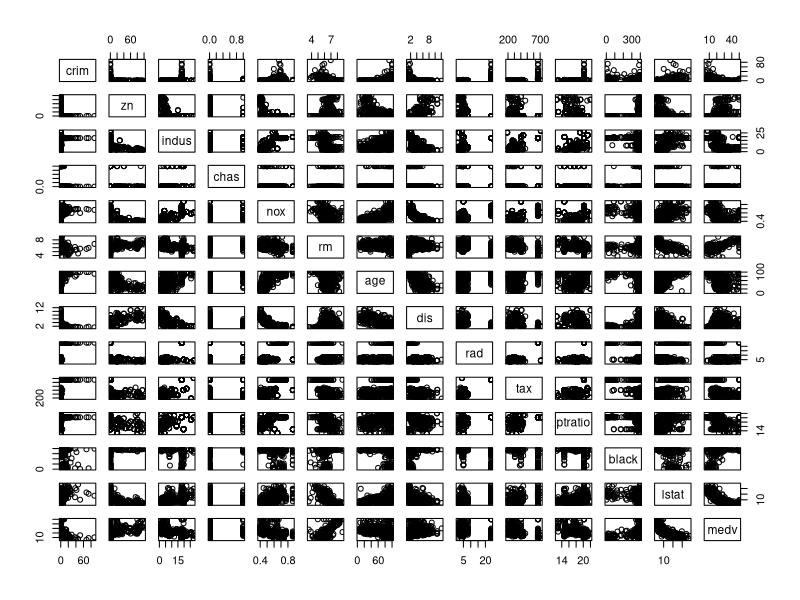
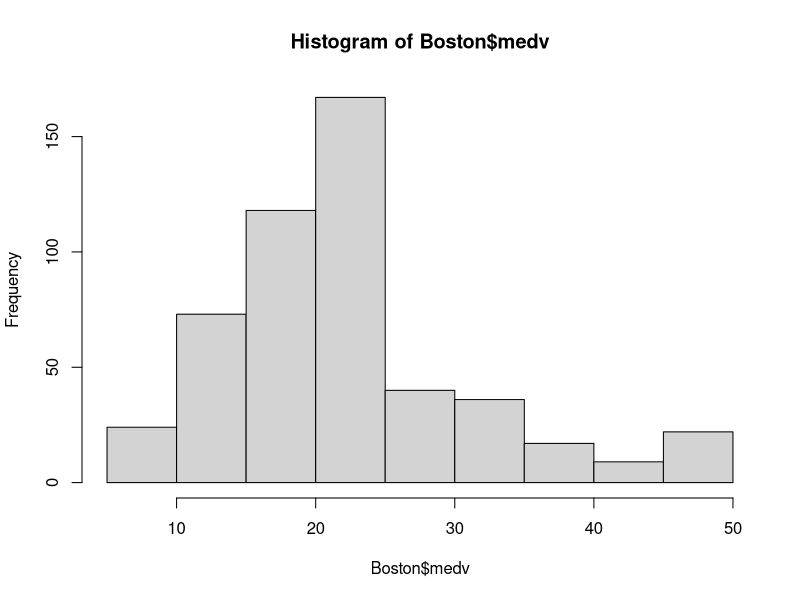

Source code (R) for these figures, in order:
library('MASS')


# i) 
print(cor(Boston))

pairs(Boston)

model = lm(crim ~ . - crim, data = Boston)
print(summary(model))

hist(Boston$medv)
